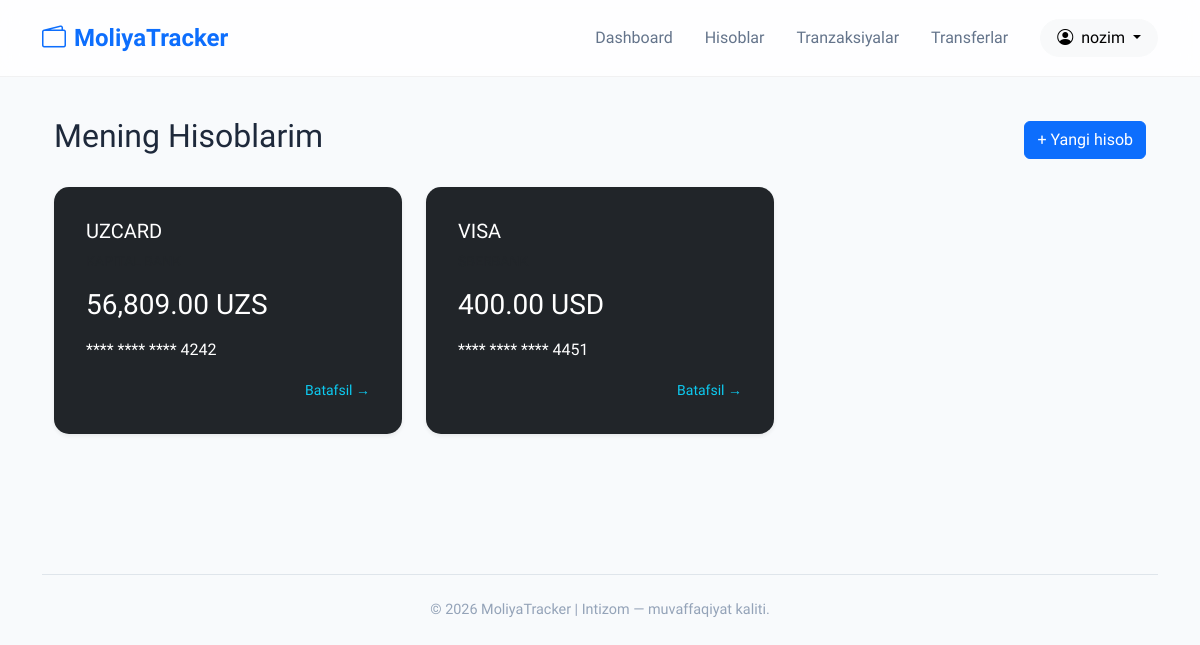
Page /accounts/hisoblar/ (signed in) on the earlier database version.
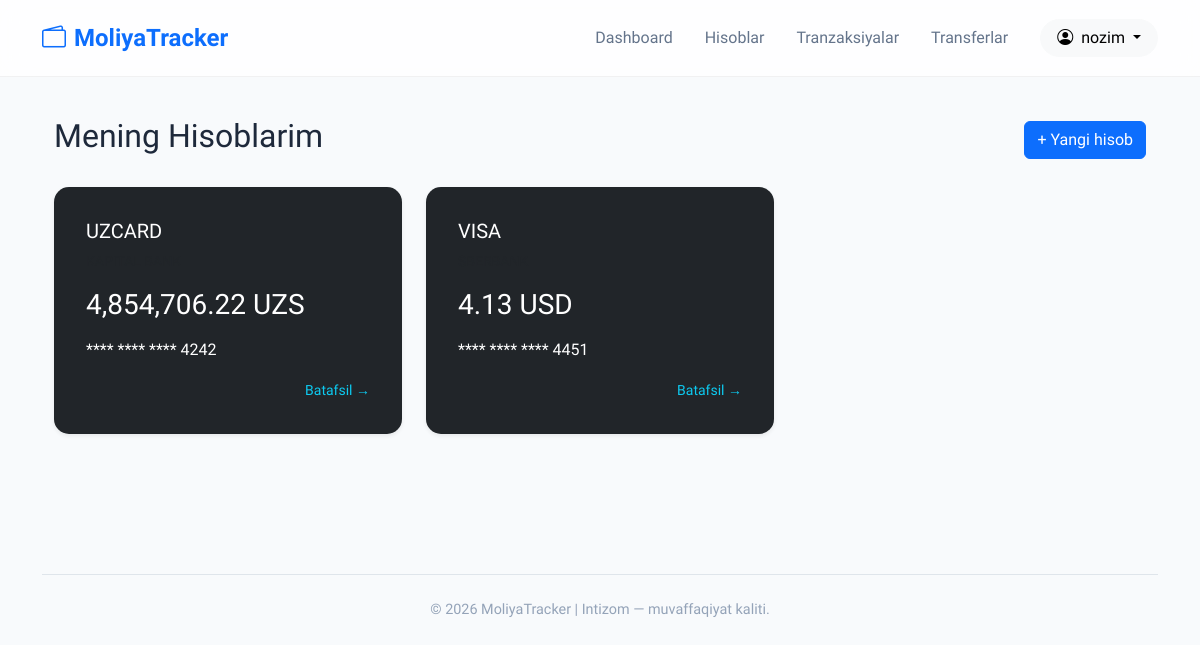
Same page on the later database version.
### accounts/models.py (models this page shows, shortened)
class Account(models.Model):
    NAMES = [
        ("visa", "VISA"),
        ("humo", "HUMO"),
        ("uzcard", "UZCARD"),
    ]
    CURRENCY = [
        ("uzs", "UZS"),
        ("usd", "USD")
    ]
    user = models.ForeignKey(CustomUser, on_delete=models.CASCADE, related_name="accounts")
    name = models.CharField(max_length=30)
    type = models.CharField(max_length=20, choices=NAMES)
    currency = models.CharField(max_length=30, choices=CURRENCY, default="uzs")
    balance = models.DecimalField(max_digits=16, decimal_places=2, default=0)
    card_number = CardNumberField(unique = True, help_text="16 xonali karta raqamini kiriting")
    class Meta:
        constraints = [
                models.CheckConstraint(
                    condition=models.Q(balance__gte=0),
                    name="balance_negative_bolmasin"
                ),
            ]

### accounts/views.py (the view)
# urls.py: path("hisoblar/", AccountListView.as_view(), name="accounts-list"),
class AccountListView(LoginRequiredMixin, View):
    def get(self, request):
        accounts = Account.objects.filter(user = request.user)
        return render(request, "accounts_list.html", {"accounts":accounts})

### accounts/templates/accounts_list.html
{% extends "base.html" %}
{% block content %}
<div class="container mt-4">
    <div class="d-flex justify-content-between align-items-center mb-4">
        <h2>Mening Hisoblarim</h2>
        <a href="{% url 'account-create' %}" class="btn btn-primary">+ Yangi hisob</a>
    </div>
    <div class="row">
        {% for account in accounts %}
        <div class="col-md-4 mb-4">
            <div class="card shadow-sm border-0 bg-dark text-white p-3" style="border-radius: 15px;">
                <div class="card-body">
                    <h5 class="card-title text-uppercase">{{ account.get_type_display }}</h5>
                    <p class="card-text text-muted small">{{ account.name }}</p>
                    <h3 class="my-3">{{ account.balance }} {{ account.get_currency_display }}</h3>
                    {% if account.card_number %}
                        <p class="mb-0">**** **** **** {{ account.card_number|slice:"-4:" }}</p>
                    {% endif %}
                    <div class="mt-3 text-end">
                        <a href="{% url 'account-detail' account.pk %}" class="text-info text-decoration-none small">Batafsil →</a>
                    </div>
                </div>
            </div>
        </div>
        {% empty %}
        <div class="col-12 text-center">
            <p>Hozircha hech qanday hisobingiz yo'q.</p>
        </div>
        {% endfor %}
    </div>
</div>
{% endblock %}

Differences in the rows shown:
changed Account "UZS": balance "56,809.00" → "4,854,706.22"
changed Account "USD": balance "400.00" → "4.13"
